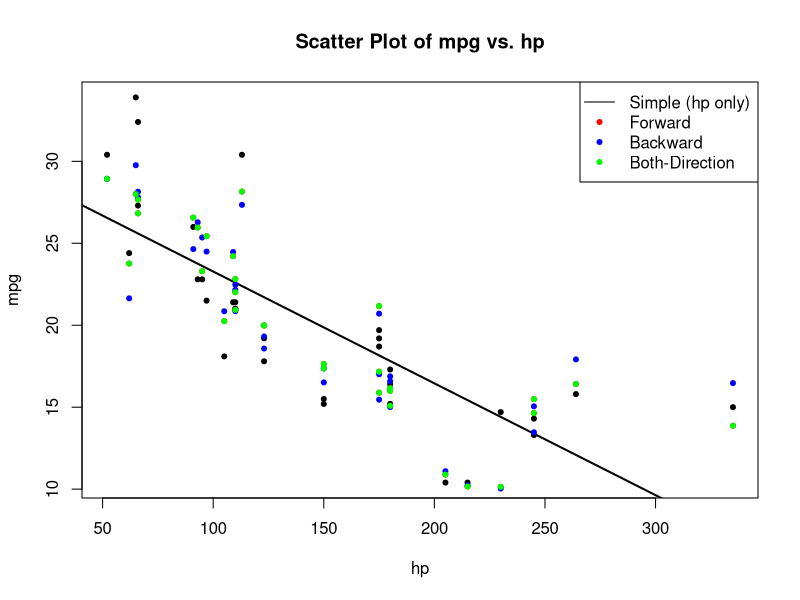

Generate this figure with R:
#    initiate a empty model 
forward_model <- step(
  lm(mpg ~ 1, data = mtcars),          
  direction = "forward",
  scope = formula(lm(mpg ~ ., data = mtcars)) 
)

# BACKWARD STEPWISE 
backward_model <- step(
  lm(mpg ~ ., data = mtcars),
  direction = "backward"
)

#  BOTH DIRECTIONS 
both_model <- step(
  lm(mpg ~ 1, data = mtcars),         
  direction = "both",
  scope = formula(lm(mpg ~ ., data = mtcars))
)

#  SCATTER PLOT
sorted_idx <- order(mtcars$hp)      

plot(mtcars$hp, mtcars$mpg,
     main = "Scatter Plot of mpg vs. hp",
     xlab = "hp", ylab = "mpg", pch = 20)

abline(lm(mpg ~ hp, data = mtcars), col = "Black", lwd = 2)

points(sort(mtcars$hp), forward_model$fitted.values[sorted_idx], 
       col = "Red",   pch = 20)
points(sort(mtcars$hp), backward_model$fitted.values[sorted_idx],
       col = "Blue",  pch = 20)
points(sort(mtcars$hp), both_model$fitted.values[sorted_idx],    
       col = "Green", pch = 20)

legend("topright",
       legend = c("Simple (hp only)", "Forward", "Backward", "Both-Direction"),
       col    = c("Black", "Red", "Blue", "Green"),
       pch    = c(NA, 20, 20, 20),
       lty    = c(1, NA, NA, NA))      
